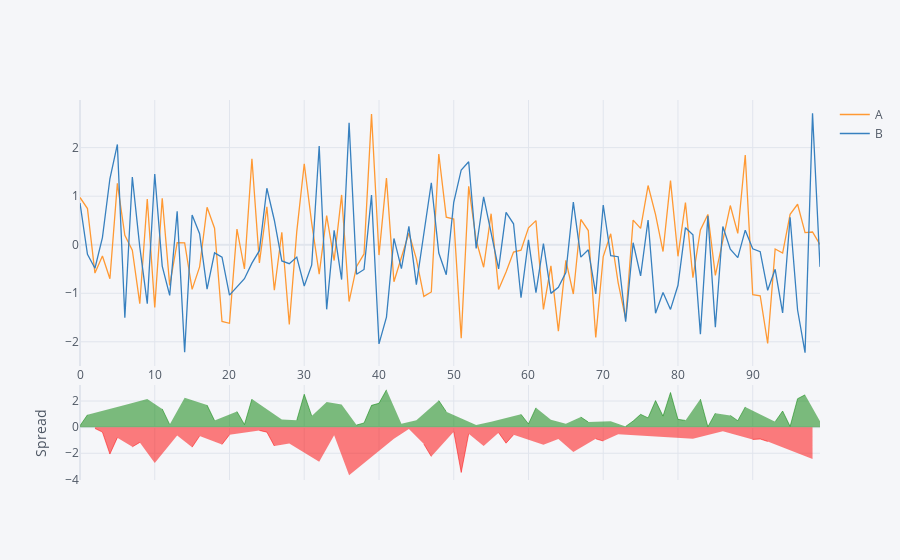

Notebook cell for this chart:
### Markdown cell above
## Spread

### Code cell
df[['A','B']].iplot(kind='spread');
